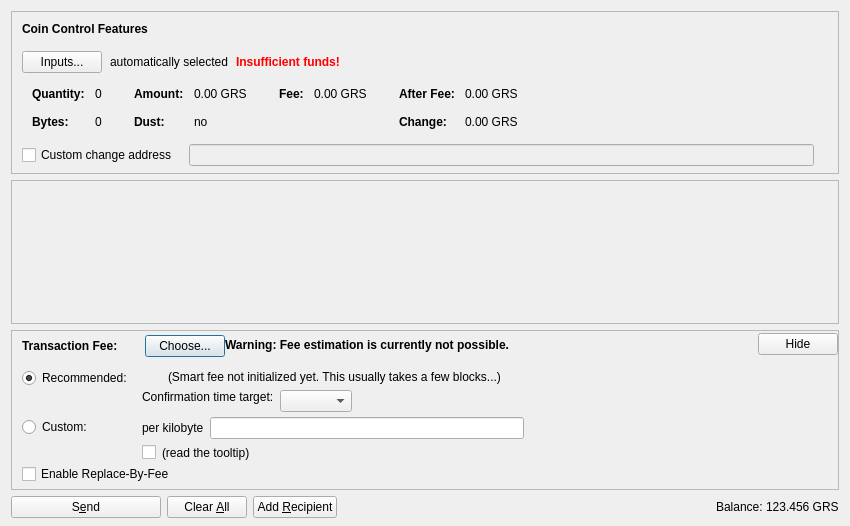
<?xml version="1.0" encoding="UTF-8"?>
<ui version="4.0">
 <class>SendCoinsDialog</class>
 <widget class="QDialog" name="SendCoinsDialog">
  <property name="geometry">
   <rect>
    <x>0</x>
    <y>0</y>
    <width>850</width>
    <height>526</height>
   </rect>
  </property>
  <property name="windowTitle">
   <string>Send Coins</string>
  </property>
  <layout class="QVBoxLayout" name="verticalLayout" stretch="0,1,0,0">
   <property name="bottomMargin">
    <number>8</number>
   </property>
   <item>
    <widget class="QFrame" name="frameCoinControl">
     <property name="sizePolicy">
      <sizepolicy hsizetype="Expanding" vsizetype="Expanding">
       <horstretch>0</horstretch>
       <verstretch>0</verstretch>
      </sizepolicy>
     </property>
     <property name="maximumSize">
      <size>
       <width>16777215</width>
       <height>16777215</height>
      </size>
     </property>
     <property name="frameShape">
      <enum>QFrame::StyledPanel</enum>
     </property>
     <property name="frameShadow">
      <enum>QFrame::Sunken</enum>
     </property>
     <layout class="QVBoxLayout" name="verticalLayoutCoinControl2">
      <property name="spacing">
       <number>0</number>
      </property>
      <property name="leftMargin">
       <number>0</number>
      </property>
      <property name="topMargin">
       <number>0</number>
      </property>
      <property name="rightMargin">
       <number>0</number>
      </property>
      <property name="bottomMargin">
       <number>6</number>
      </property>
      <item>
       <layout class="QVBoxLayout" name="verticalLayoutCoinControl" stretch="0,0,0,0,1">
        <property name="spacing">
         <number>0</number>
        </property>
        <property name="leftMargin">
         <number>10</number>
        </property>
        <property name="topMargin">
         <number>10</number>
        </property>
        <item>
         <layout class="QHBoxLayout" name="horizontalLayoutCoinControl1">
          <property name="bottomMargin">
           <number>15</number>
          </property>
          <item>
           <widget class="QLabel" name="labelCoinControlFeatures">
            <property name="sizePolicy">
             <sizepolicy hsizetype="Preferred" vsizetype="Maximum">
              <horstretch>0</horstretch>
              <verstretch>0</verstretch>
             </sizepolicy>
            </property>
            <property name="font">
             <font>
              <weight>75</weight>
              <bold>true</bold>
             </font>
            </property>
            <property name="styleSheet">
             <string notr="true">font-weight:bold;</string>
            </property>
            <property name="text">
             <string>Coin Control Features</string>
            </property>
           </widget>
          </item>
         </layout>
        </item>
        <item>
         <layout class="QHBoxLayout" name="horizontalLayoutCoinControl2" stretch="0,0,0,0">
          <property name="spacing">
           <number>8</number>
          </property>
          <property name="bottomMargin">
           <number>10</number>
          </property>
          <item>
           <widget class="QPushButton" name="pushButtonCoinControl">
            <property name="styleSheet">
             <string notr="true"/>
            </property>
            <property name="text">
             <string>Inputs...</string>
            </property>
            <property name="autoDefault">
             <bool>false</bool>
            </property>
           </widget>
          </item>
          <item>
           <widget class="QLabel" name="labelCoinControlAutomaticallySelected">
            <property name="text">
             <string>automatically selected</string>
            </property>
            <property name="margin">
             <number>5</number>
            </property>
           </widget>
          </item>
          <item>
           <widget class="QLabel" name="labelCoinControlInsuffFunds">
            <property name="font">
             <font>
              <weight>75</weight>
              <bold>true</bold>
             </font>
            </property>
            <property name="styleSheet">
             <string notr="true">color:red;font-weight:bold;</string>
            </property>
            <property name="text">
             <string>Insufficient funds!</string>
            </property>
            <property name="margin">
             <number>5</number>
            </property>
           </widget>
          </item>
          <item>
           <spacer name="horizontalSpacerCoinControl">
            <property name="orientation">
             <enum>Qt::Horizontal</enum>
            </property>
            <property name="sizeHint" stdset="0">
             <size>
              <width>40</width>
              <height>1</height>
             </size>
            </property>
           </spacer>
          </item>
         </layout>
        </item>
        <item>
         <widget class="QWidget" name="widgetCoinControl" native="true">
          <property name="sizePolicy">
           <sizepolicy hsizetype="Preferred" vsizetype="Preferred">
            <horstretch>0</horstretch>
            <verstretch>0</verstretch>
           </sizepolicy>
          </property>
          <property name="minimumSize">
           <size>
            <width>0</width>
            <height>0</height>
           </size>
          </property>
          <property name="styleSheet">
           <string notr="true"/>
          </property>
          <layout class="QHBoxLayout" name="horizontalLayoutCoinControl5">
           <property name="leftMargin">
            <number>0</number>
           </property>
           <property name="topMargin">
            <number>0</number>
           </property>
           <property name="rightMargin">
            <number>0</number>
           </property>
           <property name="bottomMargin">
            <number>0</number>
           </property>
           <item>
            <layout class="QHBoxLayout" name="horizontalLayoutCoinControl3" stretch="0,0,0,1">
             <property name="spacing">
              <number>20</number>
             </property>
             <property name="topMargin">
              <number>0</number>
             </property>
             <property name="bottomMargin">
              <number>10</number>
             </property>
             <item>
              <layout class="QFormLayout" name="formLayoutCoinControl1">
               <property name="horizontalSpacing">
                <number>10</number>
               </property>
               <property name="verticalSpacing">
                <number>14</number>
               </property>
               <property name="leftMargin">
                <number>10</number>
               </property>
               <property name="topMargin">
                <number>4</number>
               </property>
               <property name="rightMargin">
                <number>6</number>
               </property>
               <item row="0" column="0">
                <widget class="QLabel" name="labelCoinControlQuantityText">
                 <property name="font">
                  <font>
                   <weight>75</weight>
                   <bold>true</bold>
                  </font>
                 </property>
                 <property name="text">
                  <string>Quantity:</string>
                 </property>
                 <property name="margin">
                  <number>0</number>
                 </property>
                </widget>
               </item>
               <item row="0" column="1">
                <widget class="QLabel" name="labelCoinControlQuantity">
                 <property name="cursor">
                  <cursorShape>IBeamCursor</cursorShape>
                 </property>
                 <property name="contextMenuPolicy">
                  <enum>Qt::ActionsContextMenu</enum>
                 </property>
                 <property name="text">
                  <string notr="true">0</string>
                 </property>
                 <property name="margin">
                  <number>0</number>
                 </property>
                 <property name="textInteractionFlags">
                  <set>Qt::LinksAccessibleByMouse|Qt::TextSelectableByKeyboard|Qt::TextSelectableByMouse</set>
                 </property>
                </widget>
               </item>
               <item row="1" column="0">
                <widget class="QLabel" name="labelCoinControlBytesText">
                 <property name="font">
                  <font>
                   <weight>75</weight>
                   <bold>true</bold>
                  </font>
                 </property>
                 <property name="text">
                  <string>Bytes:</string>
                 </property>
                </widget>
               </item>
               <item row="1" column="1">
                <widget class="QLabel" name="labelCoinControlBytes">
                 <property name="cursor">
                  <cursorShape>IBeamCursor</cursorShape>
                 </property>
                 <property name="contextMenuPolicy">
                  <enum>Qt::ActionsContextMenu</enum>
                 </property>
                 <property name="text">
                  <string notr="true">0</string>
                 </property>
                 <property name="textInteractionFlags">
                  <set>Qt::LinksAccessibleByMouse|Qt::TextSelectableByKeyboard|Qt::TextSelectableByMouse</set>
                 </property>
                </widget>
               </item>
              </layout>
             </item>
             <item>
              <layout class="QFormLayout" name="formLayoutCoinControl2">
               <property name="horizontalSpacing">
                <number>10</number>
               </property>
               <property name="verticalSpacing">
                <number>14</number>
               </property>
               <property name="leftMargin">
                <number>6</number>
               </property>
               <property name="topMargin">
                <number>4</number>
               </property>
               <property name="rightMargin">
                <number>6</number>
               </property>
               <item row="0" column="0">
                <widget class="QLabel" name="labelCoinControlAmountText">
                 <property name="font">
                  <font>
                   <weight>75</weight>
                   <bold>true</bold>
                  </font>
                 </property>
                 <property name="text">
                  <string>Amount:</string>
                 </property>
                 <property name="margin">
                  <number>0</number>
                 </property>
                </widget>
               </item>
               <item row="0" column="1">
                <widget class="QLabel" name="labelCoinControlAmount">
                 <property name="cursor">
                  <cursorShape>IBeamCursor</cursorShape>
                 </property>
                 <property name="contextMenuPolicy">
                  <enum>Qt::ActionsContextMenu</enum>
                 </property>
                 <property name="text">
                  <string notr="true">0.00 GRS</string>
                 </property>
                 <property name="textInteractionFlags">
                  <set>Qt::LinksAccessibleByMouse|Qt::TextSelectableByKeyboard|Qt::TextSelectableByMouse</set>
                 </property>
                </widget>
               </item>
               <item row="1" column="0">
                <widget class="QLabel" name="labelCoinControlLowOutputText">
                 <property name="font">
                  <font>
                   <weight>75</weight>
                   <bold>true</bold>
                  </font>
                 </property>
                 <property name="text">
                  <string>Dust:</string>
                 </property>
                </widget>
               </item>
               <item row="1" column="1">
                <widget class="QLabel" name="labelCoinControlLowOutput">
                 <property name="cursor">
                  <cursorShape>IBeamCursor</cursorShape>
                 </property>
                 <property name="contextMenuPolicy">
                  <enum>Qt::ActionsContextMenu</enum>
                 </property>
                 <property name="text">
                  <string notr="true">no</string>
                 </property>
                 <property name="textInteractionFlags">
                  <set>Qt::LinksAccessibleByMouse|Qt::TextSelectableByKeyboard|Qt::TextSelectableByMouse</set>
                 </property>
                </widget>
               </item>
              </layout>
             </item>
             <item>
              <layout class="QFormLayout" name="formLayoutCoinControl3">
               <property name="horizontalSpacing">
                <number>10</number>
               </property>
               <property name="verticalSpacing">
                <number>14</number>
               </property>
               <property name="leftMargin">
                <number>6</number>
               </property>
               <property name="topMargin">
                <number>4</number>
               </property>
               <property name="rightMargin">
                <number>6</number>
               </property>
               <item row="0" column="0">
                <widget class="QLabel" name="labelCoinControlFeeText">
                 <property name="font">
                  <font>
                   <weight>75</weight>
                   <bold>true</bold>
                  </font>
                 </property>
                 <property name="text">
                  <string>Fee:</string>
                 </property>
                 <property name="margin">
                  <number>0</number>
                 </property>
                </widget>
               </item>
               <item row="0" column="1">
                <widget class="QLabel" name="labelCoinControlFee">
                 <property name="cursor">
                  <cursorShape>IBeamCursor</cursorShape>
                 </property>
                 <property name="contextMenuPolicy">
                  <enum>Qt::ActionsContextMenu</enum>
                 </property>
                 <property name="text">
                  <string notr="true">0.00 GRS</string>
                 </property>
                 <property name="textInteractionFlags">
                  <set>Qt::LinksAccessibleByMouse|Qt::TextSelectableByKeyboard|Qt::TextSelectableByMouse</set>
                 </property>
                </widget>
               </item>
              </layout>
             </item>
             <item>
              <layout class="QFormLayout" name="formLayoutCoinControl4">
               <property name="horizontalSpacing">
                <number>10</number>
               </property>
               <property name="verticalSpacing">
                <number>14</number>
               </property>
               <property name="leftMargin">
                <number>6</number>
               </property>
               <property name="topMargin">
                <number>4</number>
               </property>
               <property name="rightMargin">
                <number>6</number>
               </property>
               <item row="0" column="0">
                <widget class="QLabel" name="labelCoinControlAfterFeeText">
                 <property name="font">
                  <font>
                   <weight>75</weight>
                   <bold>true</bold>
                  </font>
                 </property>
                 <property name="text">
                  <string>After Fee:</string>
                 </property>
                 <property name="margin">
                  <number>0</number>
                 </property>
                </widget>
               </item>
               <item row="0" column="1">
                <widget class="QLabel" name="labelCoinControlAfterFee">
                 <property name="cursor">
                  <cursorShape>IBeamCursor</cursorShape>
                 </property>
                 <property name="contextMenuPolicy">
                  <enum>Qt::ActionsContextMenu</enum>
                 </property>
                 <property name="text">
                  <string notr="true">0.00 GRS</string>
                 </property>
                 <property name="textInteractionFlags">
                  <set>Qt::LinksAccessibleByMouse|Qt::TextSelectableByKeyboard|Qt::TextSelectableByMouse</set>
                 </property>
                </widget>
               </item>
               <item row="1" column="0">
                <widget class="QLabel" name="labelCoinControlChangeText">
                 <property name="font">
                  <font>
                   <weight>75</weight>
                   <bold>true</bold>
                  </font>
                 </property>
                 <property name="text">
                  <string>Change:</string>
                 </property>
                </widget>
               </item>
               <item row="1" column="1">
                <widget class="QLabel" name="labelCoinControlChange">
                 <property name="cursor">
                  <cursorShape>IBeamCursor</cursorShape>
                 </property>
                 <property name="contextMenuPolicy">
                  <enum>Qt::ActionsContextMenu</enum>
                 </property>
                 <property name="text">
                  <string notr="true">0.00 GRS</string>
                 </property>
                 <property name="textInteractionFlags">
                  <set>Qt::LinksAccessibleByMouse|Qt::TextSelectableByKeyboard|Qt::TextSelectableByMouse</set>
                 </property>
                </widget>
               </item>
              </layout>
             </item>
            </layout>
           </item>
          </layout>
         </widget>
        </item>
        <item>
         <layout class="QHBoxLayout" name="horizontalLayoutCoinControl4" stretch="0,0,0">
          <property name="spacing">
           <number>12</number>
          </property>
          <property name="sizeConstraint">
           <enum>QLayout::SetDefaultConstraint</enum>
          </property>
          <property name="topMargin">
           <number>5</number>
          </property>
          <property name="rightMargin">
           <number>5</number>
          </property>
          <item>
           <widget class="QCheckBox" name="checkBoxCoinControlChange">
            <property name="toolTip">
             <string>If this is activated, but the change address is empty or invalid, change will be sent to a newly generated address.</string>
            </property>
            <property name="text">
             <string>Custom change address</string>
            </property>
           </widget>
          </item>
          <item>
           <widget class="QValidatedLineEdit" name="lineEditCoinControlChange">
            <property name="enabled">
             <bool>false</bool>
            </property>
            <property name="sizePolicy">
             <sizepolicy hsizetype="Expanding" vsizetype="Fixed">
              <horstretch>0</horstretch>
              <verstretch>0</verstretch>
             </sizepolicy>
            </property>
           </widget>
          </item>
          <item>
           <widget class="QLabel" name="labelCoinControlChangeLabel">
            <property name="sizePolicy">
             <sizepolicy hsizetype="Preferred" vsizetype="Expanding">
              <horstretch>0</horstretch>
              <verstretch>0</verstretch>
             </sizepolicy>
            </property>
            <property name="minimumSize">
             <size>
              <width>0</width>
              <height>0</height>
             </size>
            </property>
            <property name="text">
             <string/>
            </property>
            <property name="margin">
             <number>3</number>
            </property>
           </widget>
          </item>
         </layout>
        </item>
        <item>
         <spacer name="verticalSpacerCoinControl">
          <property name="orientation">
           <enum>Qt::Vertical</enum>
          </property>
          <property name="sizeHint" stdset="0">
           <size>
            <width>800</width>
            <height>1</height>
           </size>
          </property>
         </spacer>
        </item>
       </layout>
      </item>
     </layout>
    </widget>
   </item>
   <item>
    <widget class="QScrollArea" name="scrollArea">
     <property name="widgetResizable">
      <bool>true</bool>
     </property>
     <widget class="QWidget" name="scrollAreaWidgetContents">
      <property name="geometry">
       <rect>
        <x>0</x>
        <y>0</y>
        <width>830</width>
        <height>104</height>
       </rect>
      </property>
      <layout class="QVBoxLayout" name="verticalLayout_2" stretch="0,1">
       <property name="leftMargin">
        <number>0</number>
       </property>
       <property name="topMargin">
        <number>0</number>
       </property>
       <property name="rightMargin">
        <number>0</number>
       </property>
       <property name="bottomMargin">
        <number>0</number>
       </property>
       <item>
        <layout class="QVBoxLayout" name="entries">
         <property name="spacing">
          <number>6</number>
         </property>
        </layout>
       </item>
       <item>
        <spacer name="verticalSpacer">
         <property name="orientation">
          <enum>Qt::Vertical</enum>
         </property>
         <property name="sizeHint" stdset="0">
          <size>
           <width>20</width>
           <height>40</height>
          </size>
         </property>
        </spacer>
       </item>
      </layout>
     </widget>
    </widget>
   </item>
   <item>
    <widget class="QFrame" name="frameFee">
     <property name="sizePolicy">
      <sizepolicy hsizetype="Expanding" vsizetype="Expanding">
       <horstretch>0</horstretch>
       <verstretch>0</verstretch>
      </sizepolicy>
     </property>
     <property name="maximumSize">
      <size>
       <width>16777215</width>
       <height>16777215</height>
      </size>
     </property>
     <property name="frameShape">
      <enum>QFrame::StyledPanel</enum>
     </property>
     <property name="frameShadow">
      <enum>QFrame::Sunken</enum>
     </property>
     <layout class="QVBoxLayout" name="verticalLayoutFee1">
      <property name="spacing">
       <number>0</number>
      </property>
      <property name="leftMargin">
       <number>0</number>
      </property>
      <property name="topMargin">
       <number>0</number>
      </property>
      <property name="rightMargin">
       <number>0</number>
      </property>
      <property name="bottomMargin">
       <number>0</number>
      </property>
      <item>
       <layout class="QVBoxLayout" name="verticalLayoutFee2" stretch="0,0,0">
        <property name="spacing">
         <number>0</number>
        </property>
        <property name="leftMargin">
         <number>10</number>
        </property>
        <property name="topMargin">
         <number>0</number>
        </property>
        <item>
         <layout class="QHBoxLayout" name="horizontalLayoutFee1">
          <property name="bottomMargin">
           <number>0</number>
          </property>
          <item>
           <layout class="QVBoxLayout" name="verticalLayoutFee7">
            <property name="spacing">
             <number>0</number>
            </property>
            <item>
             <spacer name="verticalSpacerSmartFee">
              <property name="orientation">
               <enum>Qt::Vertical</enum>
              </property>
              <property name="sizeType">
               <enum>QSizePolicy::Fixed</enum>
              </property>
              <property name="sizeHint" stdset="0">
               <size>
                <width>1</width>
                <height>4</height>
               </size>
              </property>
             </spacer>
            </item>
            <item>
             <layout class="QHBoxLayout" name="horizontalLayoutSmartFee">
              <property name="spacing">
               <number>10</number>
              </property>
              <item>
               <widget class="QLabel" name="labelFeeHeadline">
                <property name="sizePolicy">
                 <sizepolicy hsizetype="Preferred" vsizetype="Maximum">
                  <horstretch>0</horstretch>
                  <verstretch>0</verstretch>
                 </sizepolicy>
                </property>
                <property name="font">
                 <font>
                  <weight>75</weight>
                  <bold>true</bold>
                 </font>
                </property>
                <property name="styleSheet">
                 <string notr="true">font-weight:bold;</string>
                </property>
                <property name="text">
                 <string>Transaction Fee:</string>
                </property>
               </widget>
              </item>
              <item>
               <widget class="QLabel" name="labelFeeMinimized">
                <property name="text">
                 <string/>
                </property>
               </widget>
              </item>
              <item>
               <widget class="QPushButton" name="buttonChooseFee">
                <property name="text">
                 <string>Choose...</string>
                </property>
               </widget>
              </item>
             </layout>
            </item>
            <item>
             <spacer name="verticalSpacer_5">
              <property name="orientation">
               <enum>Qt::Vertical</enum>
              </property>
              <property name="sizeHint" stdset="0">
               <size>
                <width>1</width>
                <height>1</height>
               </size>
              </property>
             </spacer>
            </item>
           </layout>
          </item>
          <item>
           <widget class="QLabel" name="fallbackFeeWarningLabel">
            <property name="toolTip">
             <string>Using the fallbackfee can result in sending a transaction that will take several hours or days (or never) to confirm. Consider choosing your fee manually or wait until you have validated the complete chain.</string>
            </property>
            <property name="font">
            <font>
                <weight>75</weight>
                <bold>true</bold>
            </font>
            </property>
            <property name="text">
             <string>Warning: Fee estimation is currently not possible.</string>
            </property>
            <property name="wordWrap">
             <bool>false</bool>
            </property>
           </widget>
          </item>
          <item>
           <spacer name="horizontalSpacer_4">
            <property name="orientation">
             <enum>Qt::Horizontal</enum>
            </property>
            <property name="sizeType">
             <enum>QSizePolicy::MinimumExpanding</enum>
            </property>
            <property name="sizeHint" stdset="0">
             <size>
              <width>40</width>
              <height>20</height>
             </size>
            </property>
           </spacer>
          </item>
          <item>
           <widget class="QPushButton" name="buttonMinimizeFee">
            <property name="toolTip">
             <string>collapse fee-settings</string>
            </property>
            <property name="text">
             <string>Hide</string>
            </property>
           </widget>
          </item>
         </layout>
        </item>
        <item>
         <widget class="QFrame" name="frameFeeSelection">
          <layout class="QVBoxLayout" name="verticalLayoutFee12">
           <property name="spacing">
            <number>0</number>
           </property>
           <property name="leftMargin">
            <number>0</number>
           </property>
           <property name="topMargin">
            <number>0</number>
           </property>
           <property name="rightMargin">
            <number>0</number>
           </property>
           <property name="bottomMargin">
            <number>0</number>
           </property>
           <item>
            <layout class="QGridLayout" name="gridLayoutFee">
             <property name="topMargin">
              <number>10</number>
             </property>
             <property name="bottomMargin">
              <number>4</number>
             </property>
             <property name="horizontalSpacing">
              <number>10</number>
             </property>
             <property name="verticalSpacing">
              <number>4</number>
             </property>
             <item row="1" column="1">
              <layout class="QVBoxLayout" name="verticalLayoutFee8">
               <property name="spacing">
                <number>6</number>
               </property>
               <item>
                <layout class="QHBoxLayout" name="horizontalLayoutFee13">
                 <item>
                  <widget class="QLabel" name="labelCustomPerKilobyte">
                   <property name="toolTip">
                    <string>If the custom fee is set to 1000 satoshis and the transaction is only 250 bytes, then &quot;per kilobyte&quot; only pays 250 satoshis in fee, while &quot;total at least&quot; pays 1000 satoshis. For transactions bigger than a kilobyte both pay by kilobyte.</string>
                   </property>
                   <property name="text">
                    <string>per kilobyte</string>
                   </property>
                  </widget>
                 </item>
                 <item>
                  <widget class="BitcoinAmountField" name="customFee"/>
                 </item>
                 <item>
                  <spacer name="horizontalSpacer_6">
                   <property name="orientation">
                    <enum>Qt::Horizontal</enum>
                   </property>
                   <property name="sizeHint" stdset="0">
                    <size>
                     <width>1</width>
                     <height>1</height>
                    </size>
                   </property>
                  </spacer>
                 </item>
                </layout>
               </item>
               <item>
                <layout class="QHBoxLayout" name="horizontalLayoutFee8">
                 <item>
                  <widget class="QCheckBox" name="checkBoxMinimumFee">
                   <property name="toolTip">
                    <string>Paying only the minimum fee is just fine as long as there is less transaction volume than space in the blocks. But be aware that this can end up in a never confirming transaction once there is more demand for bitcoin transactions than the network can process.</string>
                   </property>
                   <property name="text">
                    <string/>
                   </property>
                  </widget>
                 </item>
                 <item>
                  <widget class="QLabel" name="labelMinFeeWarning">
                   <property name="enabled">
                    <bool>true</bool>
                   </property>
                   <property name="toolTip">
                    <string>Paying only the minimum fee is just fine as long as there is less transaction volume than space in the blocks. But be aware that this can end up in a never confirming transaction once there is more demand for bitcoin transactions than the network can process.</string>
                   </property>
                   <property name="text">
                    <string>(read the tooltip)</string>
                   </property>
                   <property name="margin">
                    <number>5</number>
                   </property>
                  </widget>
                 </item>
                 <item>
                  <spacer name="horizontalSpacer_2">
                   <property name="orientation">
                    <enum>Qt::Horizontal</enum>
                   </property>
                   <property name="sizeHint" stdset="0">
                    <size>
                     <width>1</width>
                     <height>1</height>
                    </size>
                   </property>
                  </spacer>
                 </item>
                </layout>
               </item>
              </layout>
             </item>
             <item row="0" column="0">
              <layout class="QVBoxLayout" name="verticalLayoutFee4" stretch="0,1">
               <item>
                <widget class="QRadioButton" name="radioSmartFee">
                 <property name="text">
                  <string>Recommended:</string>
                 </property>
                 <property name="checked">
                  <bool>true</bool>
                 </property>
                 <attribute name="buttonGroup">
                  <string notr="true">groupFee</string>
                 </attribute>
                </widget>
               </item>
               <item>
                <spacer name="verticalSpacer_2">
                 <property name="orientation">
                  <enum>Qt::Vertical</enum>
                 </property>
                 <property name="sizeHint" stdset="0">
                  <size>
                   <width>1</width>
                   <height>1</height>
                  </size>
                 </property>
                </spacer>
               </item>
              </layout>
             </item>
             <item row="1" column="0">
              <layout class="QVBoxLayout" name="verticalLayoutFee9" stretch="0,1">
               <item>
                <widget class="QRadioButton" name="radioCustomFee">
                 <property name="text">
                  <string>Custom:</string>
                 </property>
                 <attribute name="buttonGroup">
                  <string notr="true">groupFee</string>
                 </attribute>
                </widget>
               </item>
               <item>
                <spacer name="verticalSpacer_6">
                 <property name="orientation">
                  <enum>Qt::Vertical</enum>
                 </property>
                 <property name="sizeHint" stdset="0">
                  <size>
                   <width>1</width>
                   <height>1</height>
                  </size>
                 </property>
                </spacer>
               </item>
              </layout>
             </item>
             <item row="0" column="1">
              <layout class="QVBoxLayout" name="verticalLayoutFee3" stretch="0,0,1">
               <property name="spacing">
                <number>6</number>
               </property>
               <property name="topMargin">
                <number>2</number>
               </property>
               <item>
                <layout class="QHBoxLayout" name="horizontalLayoutFee12">
                 <item>
                  <widget class="QLabel" name="labelSmartFee">
                   <property name="text">
                    <string/>
                   </property>
                   <property name="margin">
                    <number>2</number>
                   </property>
                  </widget>
                 </item>
                 <item>
                  <widget class="QLabel" name="labelFeeEstimation">
                   <property name="text">
                    <string/>
                   </property>
                  </widget>
                 </item>
                 <item>
                  <widget class="QLabel" name="labelSmartFee2">
                   <property name="text">
                    <string>(Smart fee not initialized yet. This usually takes a few blocks...)</string>
                   </property>
                   <property name="margin">
                    <number>2</number>
                   </property>
                  </widget>
                 </item>
                 <item>
                  <spacer name="horizontalSpacer_5">
                   <property name="orientation">
                    <enum>Qt::Horizontal</enum>
                   </property>
                   <property name="sizeHint" stdset="0">
                    <size>
                     <width>1</width>
                     <height>1</height>
                    </size>
                   </property>
                  </spacer>
                 </item>
                </layout>
               </item>
               <item>
                <layout class="QHBoxLayout" name="horizontalLayoutFee9">
                 <item>
                  <layout class="QVBoxLayout" name="verticalLayoutFee6">
                   <item>
                    <widget class="QLabel" name="labelSmartFee3">
                     <property name="text">
                      <string>Confirmation time target:</string>
                     </property>
                     <property name="margin">
                      <number>2</number>
                     </property>
                    </widget>
                   </item>
                   <item>
                    <spacer name="verticalSpacer_3">
                     <property name="orientation">
                      <enum>Qt::Vertical</enum>
                     </property>
                     <property name="sizeHint" stdset="0">
                      <size>
                       <width>1</width>
                       <height>1</height>
                      </size>
                     </property>
                    </spacer>
                   </item>
                  </layout>
                 </item>
                 <item>
                  <layout class="QVBoxLayout" name="verticalLayoutFee5">
                   <property name="rightMargin">
                    <number>30</number>
                   </property>
                   <item>
                    <layout class="QHBoxLayout" name="horizontalLayoutConfTarget">
                     <property name="bottomMargin">
                      <number>0</number>
                     </property>
                     <item>
                      <widget class="QComboBox" name="confTargetSelector"/>
                     </item>
                     <item>
                      <spacer name="horizontalSpacerConfTarget">
                       <property name="orientation">
                        <enum>Qt::Horizontal</enum>
                       </property>
                       <property name="sizeHint" stdset="0">
                        <size>
                         <width>40</width>
                         <height>20</height>
                        </size>
                       </property>
                      </spacer>
                     </item>
                    </layout>
                   </item>
                  </layout>
                 </item>
                </layout>
               </item>
               <item>
                <spacer name="verticalSpacer_4">
                 <property name="orientation">
                  <enum>Qt::Vertical</enum>
                 </property>
                 <property name="sizeHint" stdset="0">
                  <size>
                   <width>1</width>
                   <height>1</height>
                  </size>
                 </property>
                </spacer>
               </item>
              </layout>
             </item>
            </layout>
           </item>
           <item>
            <widget class="QCheckBox" name="optInRBF">
             <property name="text">
              <string>Enable Replace-By-Fee</string>
             </property>
             <property name="toolTip">
              <string>With Replace-By-Fee (BIP-125) you can increase a transaction's fee after it is sent. Without this, a higher fee may be recommended to compensate for increased transaction delay risk.</string>
             </property>
            </widget>
           </item>
          </layout>
         </widget>
        </item>
        <item>
         <spacer name="verticalSpacerFee">
          <property name="orientation">
           <enum>Qt::Vertical</enum>
          </property>
          <property name="sizeHint" stdset="0">
           <size>
            <width>40</width>
            <height>5</height>
           </size>
          </property>
         </spacer>
        </item>
       </layout>
      </item>
     </layout>
    </widget>
   </item>
   <item>
    <layout class="QHBoxLayout" name="horizontalLayout">
     <item>
      <widget class="QPushButton" name="sendButton">
       <property name="minimumSize">
        <size>
         <width>150</width>
         <height>0</height>
        </size>
       </property>
       <property name="toolTip">
        <string>Confirm the send action</string>
       </property>
       <property name="text">
        <string>S&amp;end</string>
       </property>
       <property name="icon">
        <iconset resource="../bitcoin.qrc">
         <normaloff>:/icons/send</normaloff>:/icons/send</iconset>
       </property>
       <property name="autoDefault">
        <bool>false</bool>
       </property>
       <property name="default">
        <bool>false</bool>
       </property>
      </widget>
     </item>
     <item>
      <widget class="QPushButton" name="clearButton">
       <property name="sizePolicy">
        <sizepolicy hsizetype="Minimum" vsizetype="Fixed">
         <horstretch>0</horstretch>
         <verstretch>0</verstretch>
        </sizepolicy>
       </property>
       <property name="toolTip">
        <string>Clear all fields of the form.</string>
       </property>
       <property name="text">
        <string>Clear &amp;All</string>
       </property>
       <property name="icon">
        <iconset resource="../bitcoin.qrc">
         <normaloff>:/icons/remove</normaloff>:/icons/remove</iconset>
       </property>
       <property name="autoDefault">
        <bool>false</bool>
       </property>
      </widget>
     </item>
     <item>
      <widget class="QPushButton" name="addButton">
       <property name="toolTip">
        <string>Send to multiple recipients at once</string>
       </property>
       <property name="text">
        <string>Add &amp;Recipient</string>
       </property>
       <property name="icon">
        <iconset resource="../bitcoin.qrc">
         <normaloff>:/icons/add</normaloff>:/icons/add</iconset>
       </property>
       <property name="autoDefault">
        <bool>false</bool>
       </property>
      </widget>
     </item>
     <item>
      <spacer name="horizontalSpacer">
       <property name="orientation">
        <enum>Qt::Horizontal</enum>
       </property>
       <property name="sizeHint" stdset="0">
        <size>
         <width>40</width>
         <height>20</height>
        </size>
       </property>
      </spacer>
     </item>
     <item>
      <layout class="QHBoxLayout" name="horizontalLayout_2">
       <property name="spacing">
        <number>3</number>
       </property>
       <item>
        <widget class="QLabel" name="label">
         <property name="sizePolicy">
          <sizepolicy hsizetype="Preferred" vsizetype="Fixed">
           <horstretch>0</horstretch>
           <verstretch>0</verstretch>
          </sizepolicy>
         </property>
         <property name="text">
          <string>Balance:</string>
         </property>
        </widget>
       </item>
       <item>
        <widget class="QLabel" name="labelBalance">
         <property name="sizePolicy">
          <sizepolicy hsizetype="Preferred" vsizetype="Fixed">
           <horstretch>0</horstretch>
           <verstretch>0</verstretch>
          </sizepolicy>
         </property>
         <property name="cursor">
          <cursorShape>IBeamCursor</cursorShape>
         </property>
         <property name="text">
          <string notr="true">123.456 GRS</string>
         </property>
         <property name="textInteractionFlags">
          <set>Qt::LinksAccessibleByMouse|Qt::TextSelectableByKeyboard|Qt::TextSelectableByMouse</set>
         </property>
        </widget>
       </item>
      </layout>
     </item>
    </layout>
   </item>
  </layout>
 </widget>
 <customwidgets>
  <customwidget>
   <class>QValidatedLineEdit</class>
   <extends>QLineEdit</extends>
   <header>qt/qvalidatedlineedit.h</header>
  </customwidget>
  <customwidget>
   <class>BitcoinAmountField</class>
   <extends>QLineEdit</extends>
   <header>qt/bitcoinamountfield.h</header>
   <container>1</container>
  </customwidget>
 </customwidgets>
 <resources>
  <include location="../bitcoin.qrc"/>
 </resources>
 <connections/>
 <buttongroups>
  <buttongroup name="groupFee"/>
 </buttongroups>
</ui>
